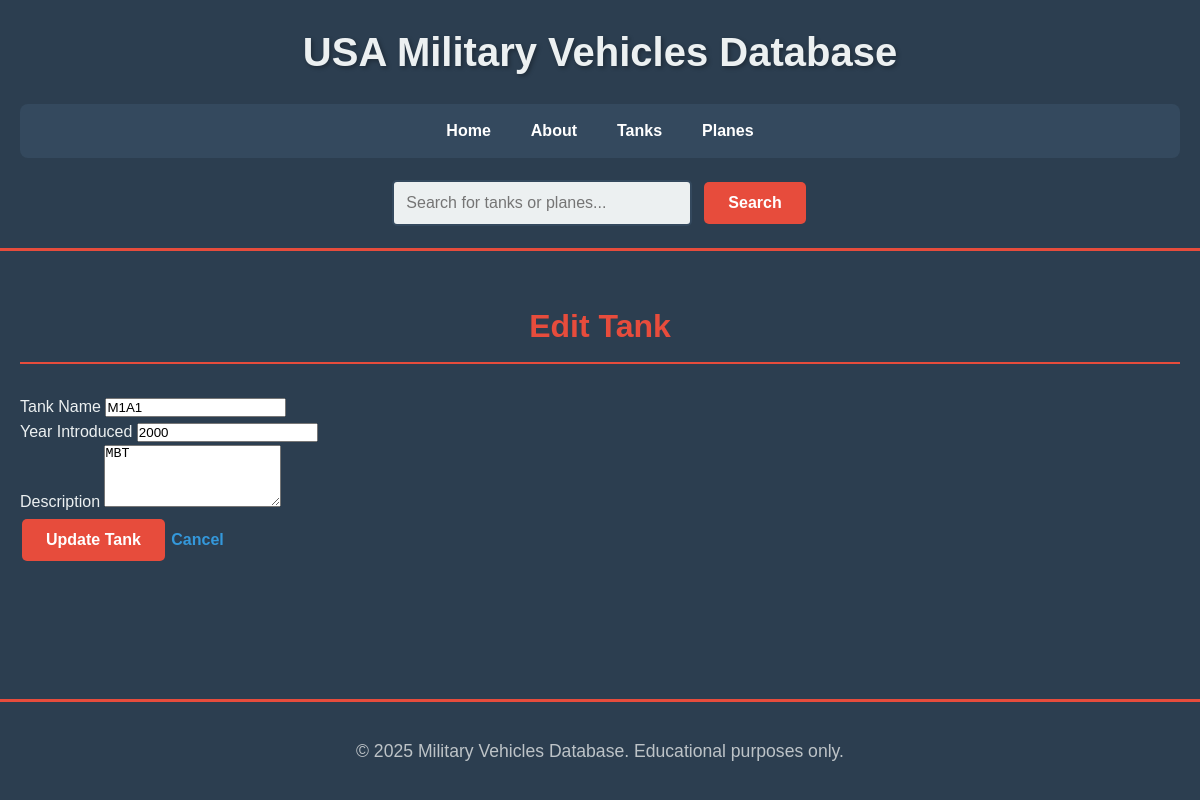
Page /edit_tank/1 on the earlier database version.
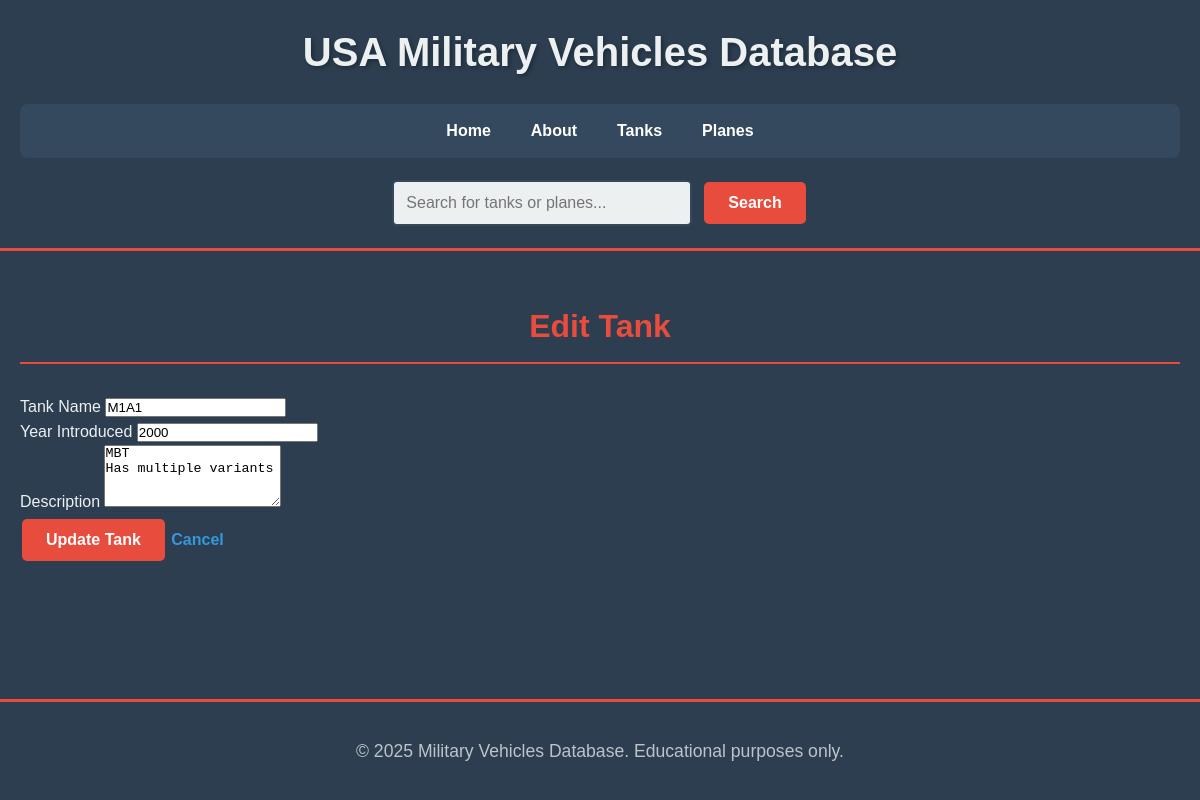
Same page on the later database version.
### app/models.py (models this page shows, shortened)
class Tank(db.Model):
    __tablename__ = 'tank'
    id = db.Column(db.Integer, primary_key=True)
    name = db.Column(db.String(100), nullable=False, unique=True)
    description = db.Column(db.Text)
    year_introduced = db.Column(db.Integer)
    type = db.Column(db.String(50), default='Tank')

### app/routes.py (the view, shortened to what this page needs)
@app.route('/edit_tank/<int:id>', methods=['GET', 'POST'])
def edit_tank(id):
    tank = Tank.query.get_or_404(id)
    return render_template('edit_tank.html', title="Edit Tank", vehicle=tank)

### app/templates/edit_tank.html (shortened to what this page needs)
<!DOCTYPE html>
<html lang="en">
{% extends "layout.html" %}
{% block content %}
<h2>{{ title }}</h2>
<div class="form-container">
    <form action="{{ url_for('edit_tank', id=vehicle.id) }}" method="post">
        <div class="form-group">
            <label for="name">Tank Name</label>
            <input type="text" id="name" name="name" value="{{ vehicle.name }}" required>
        </div>
        <div class="form-group">
            <label for="year_introduced">Year Introduced</label>
            <input type="number" id="year_introduced" name="year_introduced" value="{{ vehicle.year_introduced }}" required>
        </div>
        <div class="form-group">
            <label for="description">Description</label>
            <textarea id="description" name="description" rows="4" required>{{ vehicle.description }}</textarea>
        </div>
        <div class="form-actions">
            <button type="submit" class="menu-button">Update Tank</button>
            <a href="{{ url_for('tanks_list') }}" class="menu-button-secondary">Cancel</a>
        </div>
    </form>
</div>
{% endblock %}

Differences in the rows shown:
changed Tank: description "MBT" → "MBT Has multiple variants"
